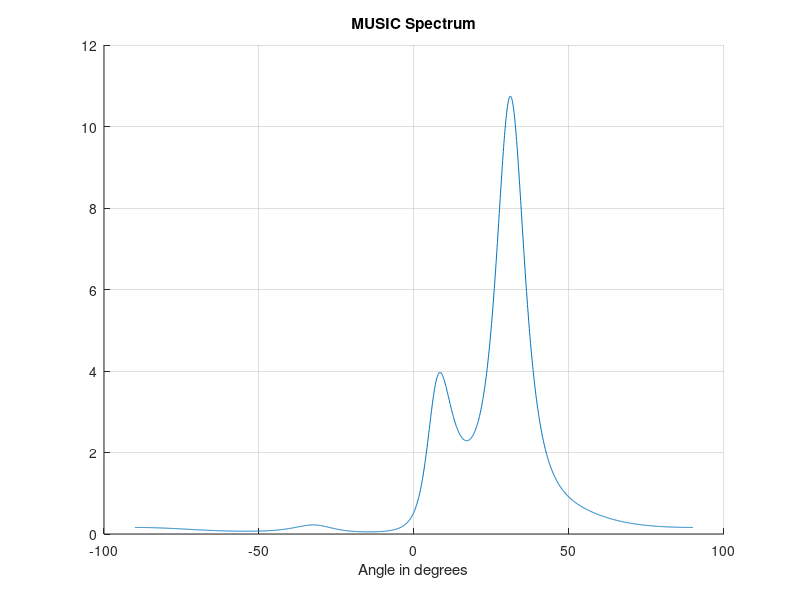

The MATLAB source for this figure: (Note: this script raises an error after producing the figure.)
clear all
close all


%Angle of Arrivals
th1=40;
th2=10;
th3=60;
aoa=[th1 th2 th3];
aoas=[th1 th2 th3]*pi/180;
q=length(aoas); %Number of signals

%Power
p1=1;
p2=1;
p3=1;
P=1*[p1 p2 p3];

%Other Params
N=2000; %Number of samples
d=0.5;
p=5; %Number of antennas

noise_var=30;
fc=28e6; %Frequency in Hz
t=0:1e-9:N*1e-9-1e-9; %Time


%Steering vector - A is p*q, p antennas, q signals
A=exp(-1i*2*pi*d*(0:p-1)'*sin(aoas));


%Signal - S is q*N, q signals, N samples
sig=[sin(2*pi*fc*t);sin(2*pi*fc*t+2*pi/3);sin(2*pi*fc*t+2*pi/5)];
%sig=round(rand(q,N))*2-1;
%Noise - N is p*N, p antennas, N samples
noise=sqrt(noise_var/2)*(randn(p,N)+1i*randn(p,N));

%Recieved signals - X is p*N, p antennas, N samples
X=A*diag(sqrt(P))*sig+noise; %Generate data matrix

%Covariance Matrix
R=X*X'/N;

%Eigendecomposition
[Q ,D]=eig(R);

%Largest eigenvalues are signals, smallest noise
[D,I]=sort(diag(D),1,'descend'); %Find r largest eigenvalues

%Sort the eigenvectors classified by eigenvalues
Q=Q (:,I);
Qs=Q (:,1:q); 
Qn=Q(:,q+1:p);
angles=(-90:0.1:90);
a1=exp(-i*2*pi*d*(0:p-1)'*sin([angles(:).']*pi/180));
for k=1:length(angles)
    music_spectrum(k)=1/(a1(:,k)'*Qn*Qn'*a1(:,k));
end
figure
hold on
plot(angles,abs(music_spectrum).^2)
grid on
title('MUSIC Spectrum')
xlabel('Angle in degrees')

C=Qn*Qn';
coeff = zeros(p - 1, 1);
for index = 1:p-1
    coeff(index) = sum(diag(C, index));
end
D = [flipud(coeff); sum(diag(C)); conj(coeff)];
z = roots(D);
recieved_aoa = angle(z);

nz = length(z);
mask = true(nz, 1);

for ii = 1:nz
    absz = abs(z(ii));
    if absz > 1
        mask(ii) = false;
    elseif absz == 1
        % find the closest point and remove it
        idx = -1;
        dist = inf;
        for jj = 1:nz
            if jj ~= ii && mask(jj)
                cur_dist = abs(z(ii) - z(jj));
                if cur_dist < dist
                    dist = cur_dist;
                    idx = jj;
                end
            end
        end
        mask(idx) = false;
    end
end
z = z(mask);
[~, idx] = sort(1 - abs(z));
x_est = sort(-cm2doa(z(idx(1:q)), 2*pi*d, 'radian'));
plot(x_est,max(abs(music_spectrum).^2)/2.*[1,1,1],'x')
aerr=((x_est'-aoas).^2)';

function doa = cm2doa(z, k, unit)
%CM2DOA Converts complex exponentials to doas.
switch lower(unit)
    case 'radian'
        doa = asin(angle(z) / k);
    case 'degree'
        doa = rad2deg(asin(angle(z) / k));
    case 'sin'
        doa = angle(z) / k;
    otherwise
        error('Unkown unit ''%s''.', unit);
end
end
